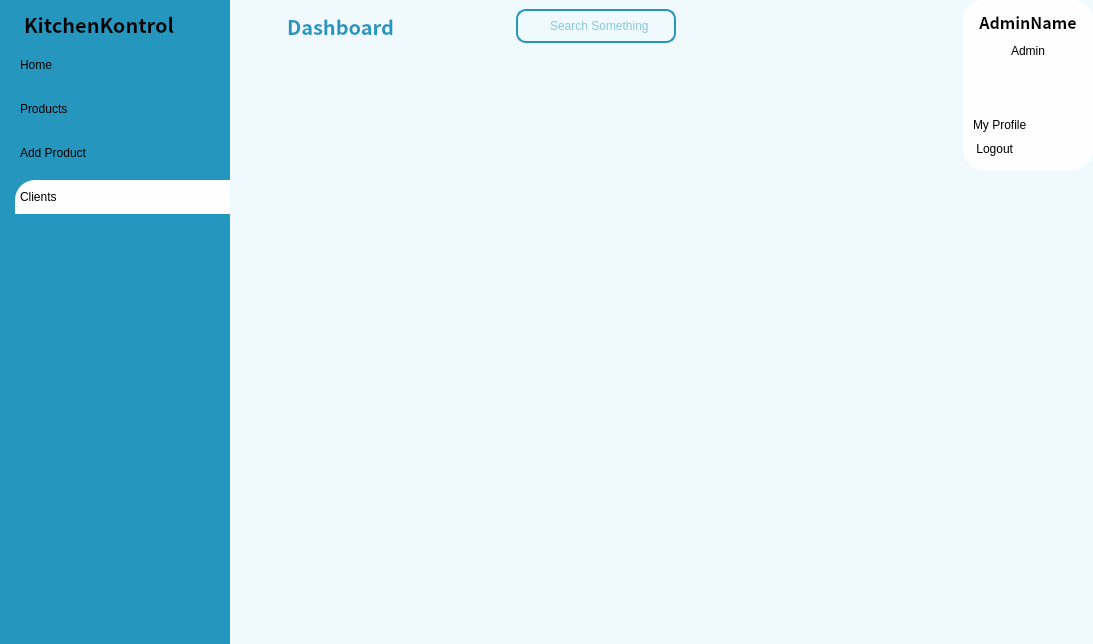
<?xml version="1.0" encoding="UTF-8"?>
<ui version="4.0">
 <class>MainWindow</class>
 <widget class="QMainWindow" name="MainWindow">
  <property name="geometry">
   <rect>
    <x>0</x>
    <y>0</y>
    <width>1093</width>
    <height>644</height>
   </rect>
  </property>
  <property name="sizePolicy">
   <sizepolicy hsizetype="Preferred" vsizetype="Preferred">
    <horstretch>0</horstretch>
    <verstretch>0</verstretch>
   </sizepolicy>
  </property>
  <property name="windowTitle">
   <string>MainWindow</string>
  </property>
  <property name="styleSheet">
   <string notr="true">*{
	color: #000;
	border: none;
}
#centralwidget{
	background-color: #eff9fe;

}
 #frame_11{
	background-color: #2596be;
}
QLineEdit{
	background: transparent;
	color: #2596be;
}
#searchFrame{
	border-radius: 10px;
	border: 2px solid #2596be;
}
#appHeader{
	color: #2596be;
}
#card1, #card2, #card3, #card4 {
	background-color: #fefeff;
	border-radius: 20px;
}
#pushButton, #pushButton_2{
	background-color: #2596be;
	color: #fff;
	border-radius: 10px;
}
#widget_4, #widget_5, #profileCont, #frame_15{
	background-color: #fefeff;
	border-radius: 20px;
}
#headerFrame{
	background-color: #fefeff;
}
#pushButton_3{
	background-color: #fefeff;
	padding: 10px 5px;
	text-align: left;
	border-top-left-radius: 20px ;
}
QPushButton{
	padding: 10px 5px;
	text-align: left;
}</string>
  </property>
  <widget class="QWidget" name="centralwidget">
   <layout class="QHBoxLayout" name="horizontalLayout">
    <property name="spacing">
     <number>0</number>
    </property>
    <property name="leftMargin">
     <number>0</number>
    </property>
    <property name="topMargin">
     <number>0</number>
    </property>
    <property name="rightMargin">
     <number>0</number>
    </property>
    <property name="bottomMargin">
     <number>0</number>
    </property>
    <item>
     <widget class="QCustomSlideMenu" name="leftMenu" native="true">
      <property name="minimumSize">
       <size>
        <width>230</width>
        <height>0</height>
       </size>
      </property>
      <property name="maximumSize">
       <size>
        <width>230</width>
        <height>16777215</height>
       </size>
      </property>
      <property name="styleSheet">
       <string notr="true">background-color: rgb(37, 150, 190);
border: none;</string>
      </property>
      <layout class="QVBoxLayout" name="verticalLayout_11">
       <property name="spacing">
        <number>0</number>
       </property>
       <property name="leftMargin">
        <number>15</number>
       </property>
       <property name="topMargin">
        <number>0</number>
       </property>
       <property name="rightMargin">
        <number>0</number>
       </property>
       <property name="bottomMargin">
        <number>0</number>
       </property>
       <item>
        <widget class="QFrame" name="frame_9">
         <property name="minimumSize">
          <size>
           <width>0</width>
           <height>0</height>
          </size>
         </property>
         <property name="frameShape">
          <enum>QFrame::StyledPanel</enum>
         </property>
         <property name="frameShadow">
          <enum>QFrame::Raised</enum>
         </property>
         <layout class="QVBoxLayout" name="verticalLayout_12">
          <property name="spacing">
           <number>0</number>
          </property>
          <property name="leftMargin">
           <number>0</number>
          </property>
          <property name="topMargin">
           <number>0</number>
          </property>
          <property name="rightMargin">
           <number>0</number>
          </property>
          <property name="bottomMargin">
           <number>0</number>
          </property>
          <item>
           <widget class="QFrame" name="frame_10">
            <property name="frameShape">
             <enum>QFrame::StyledPanel</enum>
            </property>
            <property name="frameShadow">
             <enum>QFrame::Raised</enum>
            </property>
            <layout class="QVBoxLayout" name="verticalLayout_13">
             <item>
              <widget class="QLabel" name="label_17">
               <property name="font">
                <font>
                 <family>Noto Sans CJK HK</family>
                 <pointsize>15</pointsize>
                 <weight>75</weight>
                 <bold>true</bold>
                </font>
               </property>
               <property name="text">
                <string>KitchenKontrol</string>
               </property>
              </widget>
             </item>
            </layout>
           </widget>
          </item>
          <item>
           <widget class="QFrame" name="frame_11">
            <property name="sizePolicy">
             <sizepolicy hsizetype="Preferred" vsizetype="Expanding">
              <horstretch>0</horstretch>
              <verstretch>0</verstretch>
             </sizepolicy>
            </property>
            <property name="frameShape">
             <enum>QFrame::StyledPanel</enum>
            </property>
            <property name="frameShadow">
             <enum>QFrame::Raised</enum>
            </property>
            <layout class="QVBoxLayout" name="verticalLayout_16">
             <property name="spacing">
              <number>0</number>
             </property>
             <property name="leftMargin">
              <number>0</number>
             </property>
             <property name="topMargin">
              <number>0</number>
             </property>
             <property name="rightMargin">
              <number>0</number>
             </property>
             <property name="bottomMargin">
              <number>0</number>
             </property>
             <item alignment="Qt::AlignTop">
              <widget class="QFrame" name="frame_12">
               <property name="frameShape">
                <enum>QFrame::StyledPanel</enum>
               </property>
               <property name="frameShadow">
                <enum>QFrame::Raised</enum>
               </property>
               <layout class="QVBoxLayout" name="verticalLayout_15">
                <property name="spacing">
                 <number>10</number>
                </property>
                <property name="leftMargin">
                 <number>0</number>
                </property>
                <property name="topMargin">
                 <number>0</number>
                </property>
                <property name="rightMargin">
                 <number>0</number>
                </property>
                <property name="bottomMargin">
                 <number>0</number>
                </property>
                <item>
                 <widget class="QPushButton" name="home_bttn">
                  <property name="styleSheet">
                   <string notr="true">padding: 10px 5px;

text-align:left;</string>
                  </property>
                  <property name="text">
                   <string>Home</string>
                  </property>
                  <property name="icon">
                   <iconset resource="res.qrc">
                    <normaloff>:/whiteIcons/resources/icons_white/home.svg</normaloff>:/whiteIcons/resources/icons_white/home.svg</iconset>
                  </property>
                  <property name="iconSize">
                   <size>
                    <width>24</width>
                    <height>24</height>
                   </size>
                  </property>
                 </widget>
                </item>
                <item>
                 <widget class="QPushButton" name="Products_bttn">
                  <property name="styleSheet">
                   <string notr="true">padding: 10px 5px;

text-align:left;</string>
                  </property>
                  <property name="text">
                   <string>Products</string>
                  </property>
                  <property name="icon">
                   <iconset resource="res.qrc">
                    <normaloff>:/whiteIcons/resources/icons_white/bar-chart.svg</normaloff>:/whiteIcons/resources/icons_white/bar-chart.svg</iconset>
                  </property>
                  <property name="iconSize">
                   <size>
                    <width>24</width>
                    <height>24</height>
                   </size>
                  </property>
                 </widget>
                </item>
                <item>
                 <widget class="QPushButton" name="NewProduct_bttn">
                  <property name="styleSheet">
                   <string notr="true">padding: 10px 5px;

text-align:left;</string>
                  </property>
                  <property name="text">
                   <string>Add Product</string>
                  </property>
                  <property name="icon">
                   <iconset resource="res.qrc">
                    <normaloff>:/whiteIcons/resources/icons_white/plus.svg</normaloff>:/whiteIcons/resources/icons_white/plus.svg</iconset>
                  </property>
                  <property name="iconSize">
                   <size>
                    <width>24</width>
                    <height>24</height>
                   </size>
                  </property>
                 </widget>
                </item>
                <item>
                 <widget class="QPushButton" name="Clients_bttn">
                  <property name="styleSheet">
                   <string notr="true">padding: 10px 5px;
background-color: #fefeff;
text-align:left;
border-top-left-radius:20px;</string>
                  </property>
                  <property name="text">
                   <string>Clients</string>
                  </property>
                  <property name="icon">
                   <iconset resource="res.qrc">
                    <normaloff>:/blueIcons/resources/icons_blue/user.svg</normaloff>:/blueIcons/resources/icons_blue/user.svg</iconset>
                  </property>
                  <property name="iconSize">
                   <size>
                    <width>24</width>
                    <height>24</height>
                   </size>
                  </property>
                 </widget>
                </item>
               </layout>
              </widget>
             </item>
            </layout>
           </widget>
          </item>
         </layout>
        </widget>
       </item>
      </layout>
     </widget>
    </item>
    <item>
     <widget class="QWidget" name="mainBody" native="true">
      <property name="styleSheet">
       <string notr="true">background-color: rgb(239, 249, 254);</string>
      </property>
      <layout class="QVBoxLayout" name="verticalLayout">
       <property name="spacing">
        <number>0</number>
       </property>
       <property name="leftMargin">
        <number>0</number>
       </property>
       <property name="topMargin">
        <number>0</number>
       </property>
       <property name="rightMargin">
        <number>0</number>
       </property>
       <property name="bottomMargin">
        <number>0</number>
       </property>
       <item alignment="Qt::AlignTop">
        <widget class="QWidget" name="headerFrame" native="true">
         <property name="styleSheet">
          <string notr="true"/>
         </property>
         <layout class="QHBoxLayout" name="horizontalLayout_2">
          <property name="spacing">
           <number>0</number>
          </property>
          <property name="leftMargin">
           <number>0</number>
          </property>
          <property name="topMargin">
           <number>0</number>
          </property>
          <property name="rightMargin">
           <number>0</number>
          </property>
          <property name="bottomMargin">
           <number>10</number>
          </property>
          <item alignment="Qt::AlignLeft">
           <widget class="QWidget" name="widget" native="true">
            <layout class="QHBoxLayout" name="horizontalLayout_3">
             <item>
              <widget class="QPushButton" name="menu_Button">
               <property name="styleSheet">
                <string notr="true">background-color: rgb(239, 249, 254);
border: none;
</string>
               </property>
               <property name="text">
                <string/>
               </property>
               <property name="icon">
                <iconset resource="res.qrc">
                 <normaloff>:/blueIcons/resources/icons_blue/menu.svg</normaloff>:/blueIcons/resources/icons_blue/menu.svg</iconset>
               </property>
               <property name="iconSize">
                <size>
                 <width>24</width>
                 <height>24</height>
                </size>
               </property>
              </widget>
             </item>
             <item>
              <widget class="QLabel" name="label">
               <property name="font">
                <font>
                 <family>Noto Sans CJK HK</family>
                 <pointsize>15</pointsize>
                 <weight>75</weight>
                 <bold>true</bold>
                </font>
               </property>
               <property name="styleSheet">
                <string notr="true">color: rgb(37, 150, 190);</string>
               </property>
               <property name="text">
                <string>Dashboard</string>
               </property>
              </widget>
             </item>
            </layout>
           </widget>
          </item>
          <item alignment="Qt::AlignHCenter">
           <widget class="QWidget" name="widget_3" native="true">
            <layout class="QHBoxLayout" name="horizontalLayout_4">
             <item alignment="Qt::AlignTop">
              <widget class="QFrame" name="search_frame">
               <property name="minimumSize">
                <size>
                 <width>160</width>
                 <height>0</height>
                </size>
               </property>
               <property name="styleSheet">
                <string notr="true">border-radius: 10px;
border: 2px solid rgb(37, 150, 190);</string>
               </property>
               <property name="frameShape">
                <enum>QFrame::StyledPanel</enum>
               </property>
               <property name="frameShadow">
                <enum>QFrame::Raised</enum>
               </property>
               <layout class="QHBoxLayout" name="horizontalLayout_6">
                <property name="spacing">
                 <number>0</number>
                </property>
                <property name="leftMargin">
                 <number>0</number>
                </property>
                <property name="topMargin">
                 <number>0</number>
                </property>
                <property name="rightMargin">
                 <number>0</number>
                </property>
                <property name="bottomMargin">
                 <number>0</number>
                </property>
                <item>
                 <widget class="QLabel" name="label_2">
                  <property name="minimumSize">
                   <size>
                    <width>30</width>
                    <height>30</height>
                   </size>
                  </property>
                  <property name="maximumSize">
                   <size>
                    <width>30</width>
                    <height>30</height>
                   </size>
                  </property>
                  <property name="styleSheet">
                   <string notr="true">border: transparent;</string>
                  </property>
                  <property name="text">
                   <string/>
                  </property>
                  <property name="pixmap">
                   <pixmap resource="res.qrc">:/blueIcons/resources/icons_blue/search.svg</pixmap>
                  </property>
                  <property name="scaledContents">
                   <bool>true</bool>
                  </property>
                 </widget>
                </item>
                <item>
                 <widget class="QLineEdit" name="lineEdit">
                  <property name="styleSheet">
                   <string notr="true">background: transparent;
border: transparent;</string>
                  </property>
                  <property name="placeholderText">
                   <string>Search Something</string>
                  </property>
                 </widget>
                </item>
               </layout>
              </widget>
             </item>
            </layout>
           </widget>
          </item>
          <item alignment="Qt::AlignRight">
           <widget class="QWidget" name="widget_5" native="true">
            <layout class="QHBoxLayout" name="horizontalLayout_5">
             <property name="spacing">
              <number>0</number>
             </property>
             <property name="leftMargin">
              <number>0</number>
             </property>
             <property name="topMargin">
              <number>0</number>
             </property>
             <property name="rightMargin">
              <number>0</number>
             </property>
             <property name="bottomMargin">
              <number>0</number>
             </property>
             <item>
              <widget class="QPushButton" name="account_Button">
               <property name="styleSheet">
                <string notr="true">border: none;</string>
               </property>
               <property name="text">
                <string/>
               </property>
               <property name="icon">
                <iconset resource="res.qrc">
                 <normaloff>:/blueIcons/resources/icons_blue/user.svg</normaloff>:/blueIcons/resources/icons_blue/user.svg</iconset>
               </property>
               <property name="iconSize">
                <size>
                 <width>32</width>
                 <height>32</height>
                </size>
               </property>
              </widget>
             </item>
            </layout>
           </widget>
          </item>
         </layout>
        </widget>
       </item>
       <item>
        <widget class="QWidget" name="widget_4" native="true">
         <property name="sizePolicy">
          <sizepolicy hsizetype="Preferred" vsizetype="Expanding">
           <horstretch>0</horstretch>
           <verstretch>0</verstretch>
          </sizepolicy>
         </property>
         <property name="styleSheet">
          <string notr="true">background-color: #eff9fe;</string>
         </property>
         <layout class="QHBoxLayout" name="horizontalLayout_12">
          <item>
           <widget class="QWidget" name="widget_6" native="true">
            <property name="styleSheet">
             <string notr="true">background-color: white;
border-radius:20px;
background-color: #eff9fe</string>
            </property>
            <layout class="QVBoxLayout" name="verticalLayout_9">
             <item>
              <widget class="QFrame" name="frame_6">
               <property name="sizePolicy">
                <sizepolicy hsizetype="Preferred" vsizetype="Expanding">
                 <horstretch>0</horstretch>
                 <verstretch>0</verstretch>
                </sizepolicy>
               </property>
               <property name="styleSheet">
                <string notr="true">background-color: #eff9fe;</string>
               </property>
               <property name="frameShape">
                <enum>QFrame::StyledPanel</enum>
               </property>
               <property name="frameShadow">
                <enum>QFrame::Raised</enum>
               </property>
               <layout class="QVBoxLayout" name="verticalLayout_2">
                <property name="leftMargin">
                 <number>0</number>
                </property>
                <property name="topMargin">
                 <number>0</number>
                </property>
                <property name="rightMargin">
                 <number>0</number>
                </property>
                <property name="bottomMargin">
                 <number>0</number>
                </property>
               </layout>
              </widget>
             </item>
            </layout>
           </widget>
          </item>
         </layout>
        </widget>
       </item>
      </layout>
     </widget>
    </item>
    <item alignment="Qt::AlignTop">
     <widget class="QCustomSlideMenu" name="profileCont" native="true">
      <property name="minimumSize">
       <size>
        <width>130</width>
        <height>170</height>
       </size>
      </property>
      <property name="maximumSize">
       <size>
        <width>130</width>
        <height>170</height>
       </size>
      </property>
      <layout class="QVBoxLayout" name="verticalLayout_17">
       <property name="spacing">
        <number>0</number>
       </property>
       <property name="leftMargin">
        <number>0</number>
       </property>
       <property name="topMargin">
        <number>0</number>
       </property>
       <property name="rightMargin">
        <number>0</number>
       </property>
       <property name="bottomMargin">
        <number>0</number>
       </property>
       <item alignment="Qt::AlignTop">
        <widget class="QFrame" name="frame_13">
         <property name="minimumSize">
          <size>
           <width>0</width>
           <height>0</height>
          </size>
         </property>
         <property name="styleSheet">
          <string notr="true">border-radius: 20px;
background-color:#fefeff;
padding: 5px 5px;</string>
         </property>
         <property name="frameShape">
          <enum>QFrame::StyledPanel</enum>
         </property>
         <property name="frameShadow">
          <enum>QFrame::Raised</enum>
         </property>
         <layout class="QVBoxLayout" name="verticalLayout_18">
          <property name="spacing">
           <number>0</number>
          </property>
          <property name="leftMargin">
           <number>0</number>
          </property>
          <property name="topMargin">
           <number>0</number>
          </property>
          <property name="rightMargin">
           <number>0</number>
          </property>
          <property name="bottomMargin">
           <number>0</number>
          </property>
          <item alignment="Qt::AlignTop">
           <widget class="QLabel" name="label_20">
            <property name="minimumSize">
             <size>
              <width>0</width>
              <height>0</height>
             </size>
            </property>
            <property name="font">
             <font>
              <family>Noto Sans CJK HK</family>
              <pointsize>12</pointsize>
              <weight>75</weight>
              <bold>true</bold>
             </font>
            </property>
            <property name="text">
             <string>AdminName</string>
            </property>
            <property name="alignment">
             <set>Qt::AlignCenter</set>
            </property>
           </widget>
          </item>
          <item alignment="Qt::AlignTop">
           <widget class="QLabel" name="label_19">
            <property name="text">
             <string>Admin</string>
            </property>
            <property name="alignment">
             <set>Qt::AlignCenter</set>
            </property>
           </widget>
          </item>
          <item alignment="Qt::AlignHCenter">
           <widget class="QLabel" name="label_18">
            <property name="minimumSize">
             <size>
              <width>50</width>
              <height>50</height>
             </size>
            </property>
            <property name="maximumSize">
             <size>
              <width>50</width>
              <height>50</height>
             </size>
            </property>
            <property name="autoFillBackground">
             <bool>false</bool>
            </property>
            <property name="text">
             <string/>
            </property>
            <property name="pixmap">
             <pixmap resource="res.qrc">:/images/resources/logo_negro.png</pixmap>
            </property>
            <property name="scaledContents">
             <bool>true</bool>
            </property>
            <property name="alignment">
             <set>Qt::AlignLeading|Qt::AlignLeft|Qt::AlignVCenter</set>
            </property>
           </widget>
          </item>
          <item>
           <widget class="QPushButton" name="Profile_bttn">
            <property name="text">
             <string>My Profile</string>
            </property>
            <property name="icon">
             <iconset resource="res.qrc">
              <normaloff>:/blueIcons/resources/icons_blue/pen-tool.svg</normaloff>:/blueIcons/resources/icons_blue/pen-tool.svg</iconset>
            </property>
           </widget>
          </item>
          <item>
           <widget class="QPushButton" name="pushButton_logout">
            <property name="text">
             <string> Logout</string>
            </property>
            <property name="icon">
             <iconset resource="res.qrc">
              <normaloff>:/blueIcons/resources/icons_blue/power.svg</normaloff>:/blueIcons/resources/icons_blue/power.svg</iconset>
            </property>
           </widget>
          </item>
         </layout>
        </widget>
       </item>
      </layout>
     </widget>
    </item>
   </layout>
  </widget>
 </widget>
 <customwidgets>
  <customwidget>
   <class>QCustomSlideMenu</class>
   <extends>QWidget</extends>
   <header location="global">Custom_Widgets.Widgets.h</header>
   <container>1</container>
  </customwidget>
 </customwidgets>
 <resources>
  <include location="res.qrc"/>
 </resources>
 <connections/>
</ui>
